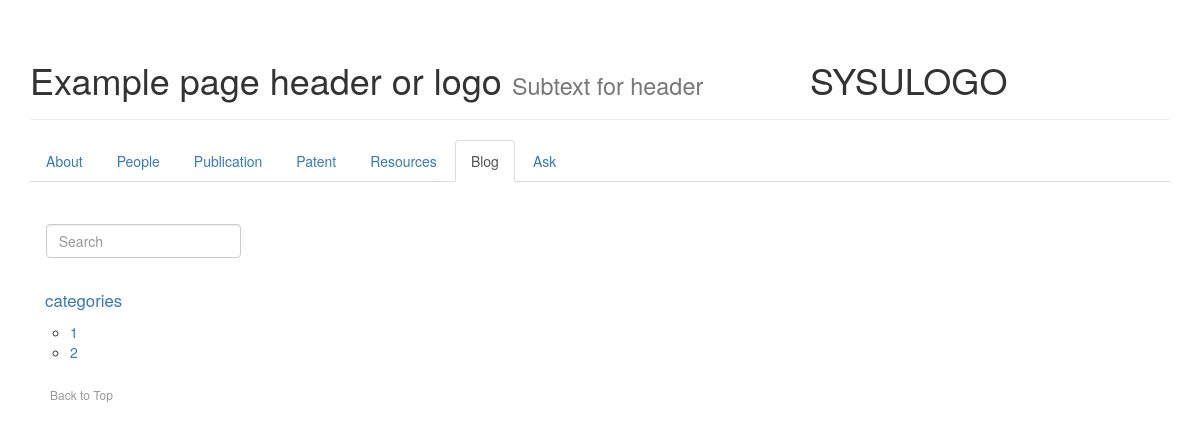
The page /blog/tag/222/ on the database as committed earlier.
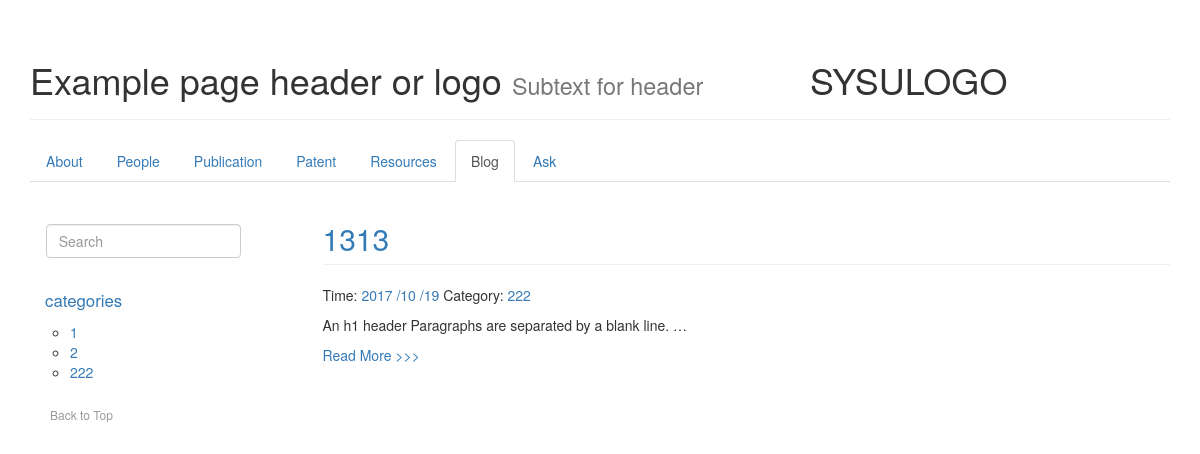
The same page on the database as committed later.
### IMS/models.py (models this page shows, shortened)
class blog(models.Model):
    title=models.CharField(max_length=100)
    category = models.CharField(max_length=50, blank=True)
    date_time = models.DateTimeField(auto_now_add=True,null=True)
    content = models.TextField(null=True)
    class Meta:
        ordering = ['-date_time']

### IMS/views.py (the view)
# urls.py: url(r'^blog/tag/(?P<tag>\w+)/$', IMSview.blogTag, name='blogTag'),
def blogTag(request, tag):
    categories = blog.objects.all().values('category').distinct().order_by('category')
    try:
        postList = blog.objects.filter(category__iexact=tag)  # contains
    except blog.DoesNotExist:
        raise Http404
    return render(request, 'blogTag.html', {'post_list': postList,'categories':categories})

### templates/blogTag.html (shortened to what this page needs)
{% extends "base.html" %}
{% load markdown_deux_tags %}
{% block content %}
    <ul class="nav nav-tabs" role="tablist">
        <li role="presentation"><a href="/">About</a></li>
        <li role="presentation"><a href="/people/">People</a></li>
        <li role="presentation"><a href="/publication/" role="tab">Publication</a></li>
        <li role="presentation"><a href="#messages" role="tab">Patent</a></li>
        <li role="presentation"><a href="#settings">Resources</a></li>
        <li role="presentation" class="active"><a href="/blog/">Blog</a></li>
        <li role="presentation"><a href="#settings">Ask</a></li>
    </ul>
    <div class="row">
        <div class="col-md-3">
            <div class="row-toolbar" style="margin-top:16%; margin-left:6%;">
                <form class="form-inline" action="/blog/search/" method="get">
                    <div class="form-group">
                        <input type="text" class="form-control" placeholder="Search" name="search">
                    </div>
                </form>
            </div>
            <nav class="hidden-print hidden-xs hidden-sm">
                <ul class="nav bs-docs-sidenav">
                    <li>
                        <a href="#top" style="font-size:120%">categories</a>
                        <ul>
                            {% for item in categories %}
                            <li><a href="/blog/tag/{{ item.category }}">{{ item.category }}</a></li>
                            {% endfor %}
                        </ul>
                    </li>
                </ul>
                <a class="back-to-top" href="#top">
                    Back to Top
                </a>
            </nav>
        </div>
        <div class="posts col-md-9">
            {% for post in post_list %}
                <section class="post">
                    <header class="post-header">
                        <h2 class="post-title page-header"><a
                                href="{% url "blogDetail" id=post.id %}">{{ post.title }}</a></h2>
                        <p class="post-meta">
                            Time: <a class="post-author" href="#">{{ post.date_time |date:"Y /m /d" }}</a>
                            Category: <a class="post-category post-category-js"
                                href="{% url "blogTag" tag=post.category %}">{{ post.category|title }}</a>
                        </p>
                    </header>
                    <div class="post-description">
                        <p>
                            {{ post.content|markdown:'recipe'|truncatewords_html:10|striptags }}
                        </p>
                    </div>
                    <a class="pure-button" href="{% url "blogDetail" id=post.id %}">Read More >>> </a>
                </section>
            {% endfor %}
        </div>
    </div>
{% endblock %}

Rows that differ between the two databases and show on the page:
added blog: title "1313", date_time "2017 /10 /19", category "222", content "An h1 header Paragraphs are separated by a blank line. …"
Other text that changed with them:
new list line: "222"
